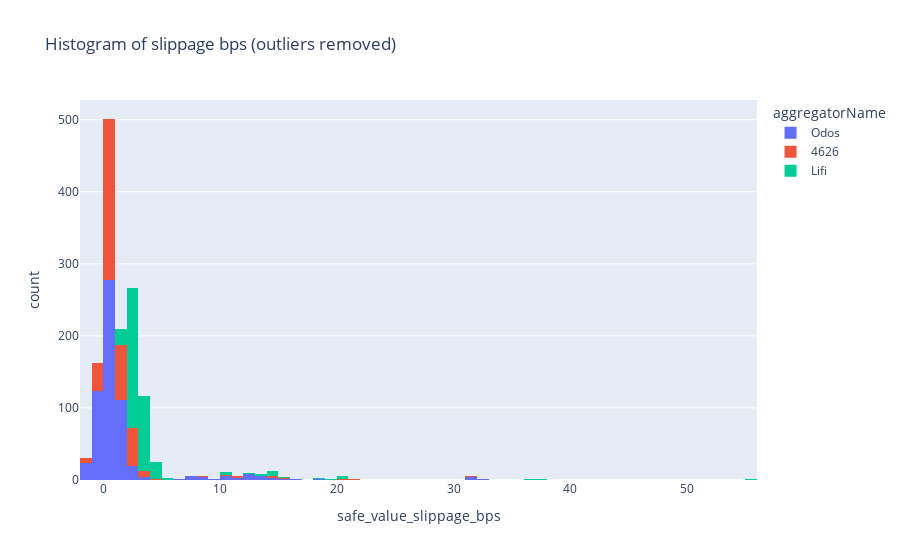

The code cell stored with this chart in its notebook:
### Code cell
px.histogram(
    df,
    x="safe_value_slippage_bps",
    color="aggregatorName",
    nbins=100,
    title="Histogram of slippage bps (outliers removed)",
).show()

### Figure 1 — Plotly figure (JSON) as saved in the notebook; plotly's stock layout.template omitted (floating-point values rounded to 4 significant figures; data arrays with more than 128 entries replaced by an {"elided": "..."} marker saying what was removed)
{"data": [{"alignmentgroup": "True", "bingroup": "x", "hovertemplate": "aggregatorName=Odos<br>safe_value_slippage_bps=%{x}<br>count=%{y}<extra></extra>", "legendgroup": "Odos", "marker": {"color": "#636efa", "pattern": {"shape": ""}}, "name": "Odos", "nbinsx": 100, "offsetgroup": "Odos", "orientation": "v", "showlegend": true, "type": "histogram", "x": {"elided": "604 float values"}, "xaxis": "x", "yaxis": "y"}, {"alignmentgroup": "True", "bingroup": "x", "hovertemplate": "aggregatorName=4626<br>safe_value_slippage_bps=%{x}<br>count=%{y}<extra></extra>", "legendgroup": "4626", "marker": {"color": "#EF553B", "pattern": {"shape": ""}}, "name": "4626", "nbinsx": 100, "offsetgroup": "4626", "orientation": "v", "showlegend": true, "type": "histogram", "x": {"elided": "421 float values"}, "xaxis": "x", "yaxis": "y"}, {"alignmentgroup": "True", "bingroup": "x", "hovertemplate": "aggregatorName=Lifi<br>safe_value_slippage_bps=%{x}<br>count=%{y}<extra></extra>", "legendgroup": "Lifi", "marker": {"color": "#00cc96", "pattern": {"shape": ""}}, "name": "Lifi", "nbinsx": 100, "offsetgroup": "Lifi", "orientation": "v", "showlegend": true, "type": "histogram", "x": {"elided": "378 float values"}, "xaxis": "x", "yaxis": "y"}], "layout": {"barmode": "relative", "legend": {"title": {"text": "aggregatorName"}, "tracegroupgap": 0}, "title": {"text": "Histogram of slippage bps (outliers removed)"}, "xaxis": {"anchor": "y", "domain": [0, 1], "title": {"text": "safe_value_slippage_bps"}}, "yaxis": {"anchor": "x", "domain": [0, 1], "title": {"text": "count"}}}}
